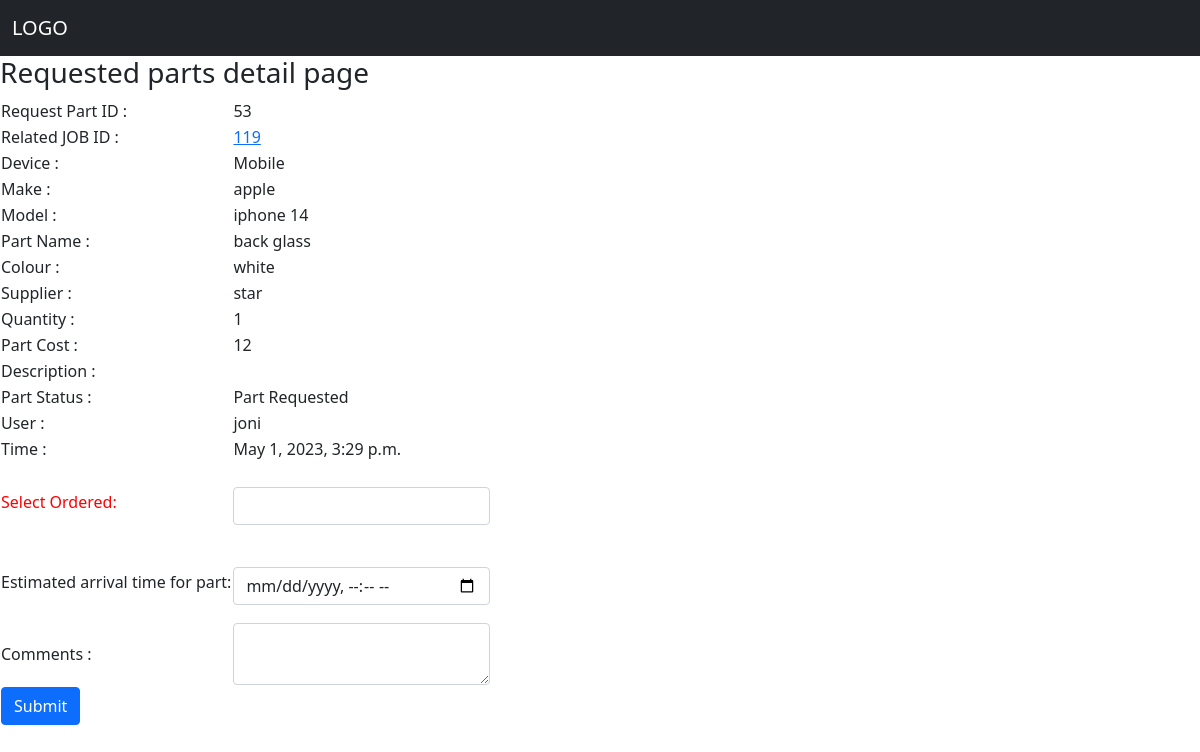
The app's page /requested_part_detail/53 with its own data.
### Inventories/models.py (models this page shows, shortened)
class Request_parts(models.Model):
    job = models.ForeignKey(Jobs,on_delete=models.CASCADE, related_name = 'job_order_part',null=True, blank=True)
    devices = models.ForeignKey(Devices,on_delete=models.CASCADE, related_name = 'order_device')
    make = models.ForeignKey(Make,on_delete=models.CASCADE, related_name = 'order_make')
    model = models.ForeignKey(Model,on_delete=models.CASCADE, related_name = 'order_model')
    part_name = models.ForeignKey(Part_name,on_delete=models.CASCADE, related_name = 'order_part_name')
    part_colour = models.ForeignKey(Part_colour,on_delete=models.CASCADE, related_name = 'order_Part_colour')
    supplier = models.ForeignKey(Supplier,on_delete=models.CASCADE, related_name = 'order_supplier')
    quantity = models.IntegerField()
    buying_cost = models.IntegerField()
    part_description = models.CharField(max_length=20000, null=True, blank=True)
    part_status = models.ForeignKey(Part_status,on_delete=models.CASCADE, related_name = 'order_part_status',null=True, blank=True)
    created_date = models.DateTimeField(null=True, blank=True)
    created_by = models.ForeignKey(User, on_delete = models.CASCADE, null=True, blank=True)

class Part_name(models.Model):
    part_name = models.CharField(max_length=250)
    def __str__(self):
        return self.part_name

class Part_colour(models.Model):
    colour = models.CharField(max_length=250)

class Supplier(models.Model):
    supplier = models.CharField(max_length=250)

class Part_status(models.Model):
    p_status = models.CharField(max_length=250)
    def __str__(self):
        return self.p_status

### Jobs/models.py (models this page shows, shortened)
class Jobs(models.Model):
    customer = models.ForeignKey(Customer,on_delete = models.CASCADE, related_name = 'job_customer')
    device =  models.ForeignKey(Devices,on_delete = models.CASCADE, related_name = 'job_device', null = True, blank=True)
    make = models.ForeignKey(Make,on_delete = models.CASCADE, related_name = 'job_make', null=True, blank=True)
    model = models.ForeignKey(Model,on_delete = models.CASCADE, related_name = 'job_model', null=True, blank=True)
    fault =  models.ForeignKey(Fault,on_delete = models.CASCADE, related_name = 'job_faults', null=True, blank=True)
    description = models.TextField(null=True, blank=True)
    imei = models.CharField(max_length=250, null=True, blank=True)
    accessories = models.ForeignKey(Accessories,on_delete = models.CASCADE, related_name = 'job_acessories', null=True, blank=True)
    sale_item = models.ForeignKey(Sale_item,on_delete = models.CASCADE, related_name = 'sale_acessories', null=True, blank=True)
    passcode = models.CharField(max_length=250, null=True, blank=True)
    network = models.ForeignKey(Network,on_delete = models.CASCADE, related_name = 'job_network', null=True, blank=True)
    cost = models.IntegerField(null=True, blank=True)
    vat = models.IntegerField(null=True, blank=True)
    Total_cost = models.IntegerField(null=True, blank=True)
    job_status = models.ForeignKey(Job_status,on_delete = models.CASCADE, related_name = 'job_job_status', null=True, blank=True)
    collection_time = models.DateTimeField(null=True, blank=True)
    payment_status = models.CharField(choices= PAYMENT_STATUS, max_length=250, null=True, blank=True)
    created_date = models.DateTimeField(null=True, blank=True)
    created_by = models.ForeignKey(User, on_delete = models.CASCADE, null=True, blank=True)
    completed = models.BooleanField(default=False)
    def get_vat(self):
        return self.cost * 20 / 100
    v = get_vat

class Devices(models.Model):
    devices = models.CharField(max_length=250)

class Make(models.Model):
    device = models.ForeignKey(Devices,on_delete=models.CASCADE, related_name='make_device')
    make = models.CharField(max_length=250)

class Model(models.Model):
    make = models.ForeignKey(Make,on_delete=models.CASCADE)
    model = models.CharField(max_length=250)

### Inventories/views.py (the view, shortened to what this page needs)
# urls.py: path('requested_part_detail/<str:id>', views.requested_part_detail, name='requested_part_detail'),
def requested_part_detail(request,id):
    parts_requested = Request_parts.objects.get(id=id)
    part_status = Part_status.objects.all()
    context = {'parts_requested_context':parts_requested,
                'part_status_context':part_status}
    return render(request,'requested_part_detail.html',context)

### templates/requested_part_detail.html (shortened to what this page needs)
{% extends 'base.html' %}
{% block content %}
<h3>Requested parts detail page </h3>
<table>
        <tr>
            <td>Request Part ID :</td>
            <td> {{ parts_requested_context.id }}</td>
        </tr>
        <tr>
            <td>Related JOB ID  :</td>
            <td><a href="{% url 'job_detail_page' parts_requested_context.job.id %}"> {{ parts_requested_context.job.id }} </a> </td>
        </tr>
        <form method="POST" action="{% url 'update_requested_part' parts_requested_context.id %}">
         <tr>
            <div value="{{ parts_requested_context.devices.devices}} ">
                <td>Device  :</td>
                <td> {{ parts_requested_context.devices.devices}}  </td>
        </tr>
        <tr>
            <div value="{{ parts_requested_context.make.make}} ">
                <td>Make  :</td>
                <td> {{ parts_requested_context.make.make}}  </td>
            </div>
        </tr>
        <tr>
            <td>Model  :</td>
            <td> {{ parts_requested_context.model.model}}  </td>
        </tr>
        <tr>
            <td>Part Name :</td>
            <td> {{ parts_requested_context.part_name }}</td>
        </tr>
        <tr>
            <td>Colour  :</td>
            <td> {{ parts_requested_context.part_colour.colour}}  </td>
        </tr>
        <tr>
            <td>Supplier  :</td>
            <td> {{ parts_requested_context.supplier.supplier}}  </td>
        </tr>
        <tr>
            <td>Quantity  :</td>
            <td> {{ parts_requested_context.quantity}}  </td>
        </tr>
        <tr>
            <td>Part Cost :</td>
            <td> {{ parts_requested_context.buying_cost }}</td>
        </tr>
        <tr>
            <td>Description :</td>
            <td> {{ parts_requested_context.part_description }}</td>
        </tr>
        <tr>
            <td>Part Status :</td>
            <td> {{ parts_requested_context.part_status }}</td>
        </tr>
        <tr>
            <td>User  :</td>
            <td> {{ parts_requested_context.created_by}}  </td>
        </tr>
        <tr>
            <td>Time  :</td>
            <td> {{ parts_requested_context.created_date}}  </td>
        </tr>
            <tr>
                <td style="color: red;">Select Ordered:</td>
                <td>
                    <div class="mb-3">
                        <input required list="part_status" name = "part_status_name1" class="form-control" id="part_status_id" >
                      </div>
                </td>
                </tr>
                <tr>
                    <td>Estimated arrival time for part:</td>
                    <td> <div class="mb-3">
                        <input required type="datetime-local" name = "eta" class="form-control" id="eta_id" >
                      </div></td>
                </tr>
                <tr>
                    <td>Comments :</td>
                    <td><textarea name = "part_order_comments"   class="form-control" id="descrition_id" > </textarea></td>
                </tr>
                <tr>
                    <td>
                    <button type="submit" class="btn btn-primary">Submit</button>
                    </td>
                </tr>
        </form>
</table>
{% endblock %}

### records on screen
Request_parts: id "53", job.id "119", devices.devices "Mobile", make.make "apple", model.model "iphone 14", part_name "back glass", part_colour.colour "white", supplier.supplier "star", quantity "1", buying_cost "12", part_status "Part Requested", created_by "joni", created_date "May 1, 2023, 3:29 p.m."
